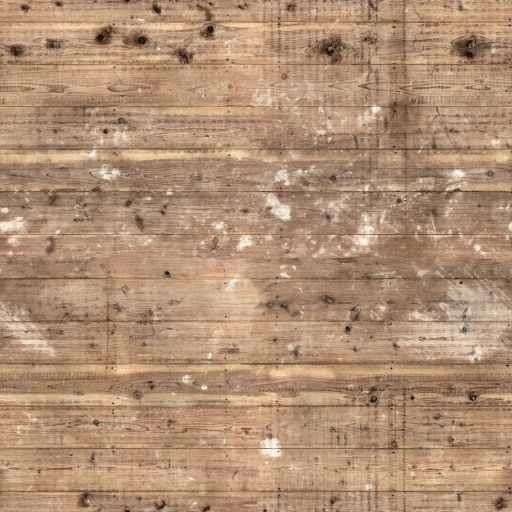
#> input picture kits/tex/floor_boards_raw_color.webp, 1024 x 1024 px (shown at 1/2 size)
$ python -i texlib.py   (imports and definitions only)
#> lines starting #> are read from the running program, lines starting #| are printed output that depends on the picture
#> further down, picture is the input picture: shape (1024, 1024, 3); mean B, G, R 116.3, 143.7, 176.8
"""Helpers for baking tileable material maps (all arrays float32, images wrap in both directions)."""
import numpy as np, cv2, os
from scipy import ndimage as ndi
from PIL import Image

S = 1024

def _to_f(im):
    a = np.asarray(im).astype(np.float32)
    return a / (65535.0 if a.max() > 255 else 255.0)

# [9 lines left out: function load, not called in this run]

def gray(a):
    return a if a.ndim == 2 else (a[..., 0] * 0.299 + a[..., 1] * 0.587 + a[..., 2] * 0.114)
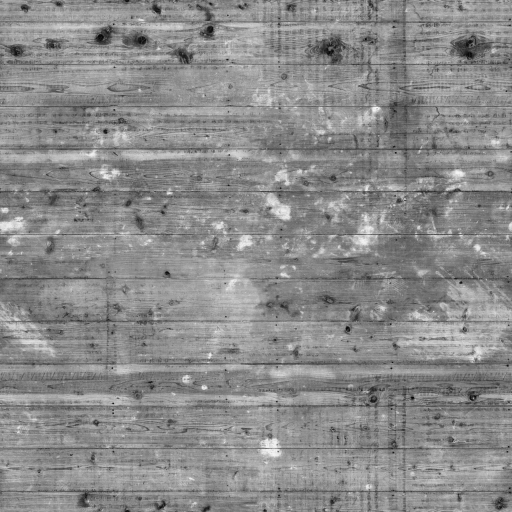
#> returned value: shape (1024, 1024) float64 (shown at 1/2 size); min 0.456, max 250.2, mean 139.3

def s2l(c): return np.where(c <= 0.04045, c / 12.92, ((c + 0.055) / 1.055) ** 2.4)
def l2s(c):
    c = np.clip(c, 0, None)
    return np.where(c <= 0.0031308, c * 12.92, 1.055 * np.power(c, 1 / 2.4) - 0.055)

def blur(a, sigma):
#> called with sigma = 90
    if a.ndim == 3: return np.stack([ndi.gaussian_filter(a[..., i], sigma, mode='wrap') for i in range(a.shape[2])], -1)
    return ndi.gaussian_filter(a, sigma, mode='wrap')
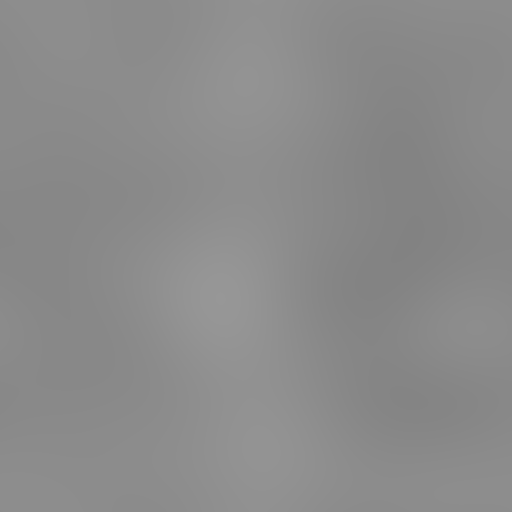
#> returned value: shape (1024, 1024) float64 (shown at 1/2 size); min 130.8, max 151.1, mean 139.3

def norm01(a, lo=0.5, hi=99.5):
    p0, p1 = np.percentile(a, [lo, hi])
    return np.clip((a - p0) / max(p1 - p0, 1e-6), 0, 1)

def grad(h):
    """Central differences with wrap. Returns (dh/du, dh/dv) with v pointing down the image, per pixel."""
    return (np.roll(h, -1, 1) - np.roll(h, 1, 1)) * 0.5, (np.roll(h, -1, 0) - np.roll(h, 1, 0)) * 0.5

# [41 lines left out: functions normal_from_height, decode_normal, height_from_normal, to_engine_normal, ao_from_height, not called in this run]

def flatten(rgb, sigma=90, amount=0.7):
    """Remove part of the low-frequency brightness drift so a tile repeats less obviously."""
    l = gray(rgb); low = blur(l, sigma)
    k = (low.mean() / np.maximum(low, 1e-3)) ** amount
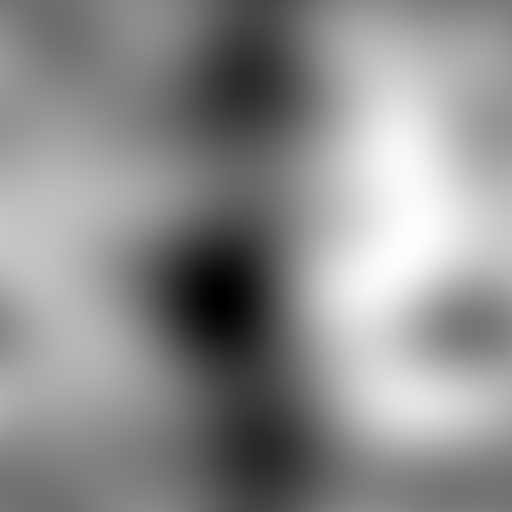
#> k: shape (1024, 1024) float64 (shown at 1/2 size); min 0.945, max 1.04, mean 1; drawn with min black and max white
    return np.clip(rgb * k[..., None], 0, 1)
#> returned value: shape (1024, 1024, 3) float64

# [13 lines left out: functions grade, match_mean, not called in this run]

def tile2(a, shift=0.5):
    """Stack an image wider than tall (W x W/2) into a square by repeating it with a horizontal offset."""
    return np.concatenate([a, np.roll(a, int(a.shape[1] * shift), 1)], 0)

# ---------- periodic procedural building blocks ----------
def rng(seed): return np.random.default_rng(seed)

# [40 lines left out: functions pnoise, voronoi, sample_offset, not called in this run]

def smooth(e0, e1, x):
    t = np.clip((x - e0) / (e1 - e0), 0, 1)
    return t * t * (3 - 2 * t)

# ---------- output ----------
def pack_nar(n, ao, rough):
    return np.clip(np.stack([n[..., 0] * 0.5 + 0.5, n[..., 1] * 0.5 + 0.5, ao, rough], -1), 0, 1)

# [16 lines left out: functions save_master, lit_preview, not called in this run]

>>> import cv2
>>> picture = cv2.imread('../../kits/tex/floor_boards_raw_color.webp')
>>> result = flatten(picture)

$ run again, on kits/tex/floor_boards_dark_normal.webp
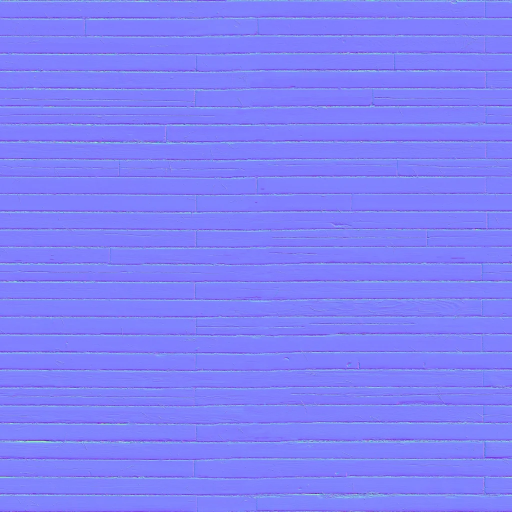
#> input picture kits/tex/floor_boards_dark_normal.webp, 1024 x 1024 px (shown at 1/2 size)
#> picture is the input picture: shape (1024, 1024, 3); mean B, G, R 249.6, 128.9, 128.1
#> in gray, `return a if a.ndim == 2 else (a[..., 0] * 0.299 + a[..., 1] * 0.587 + ..`:
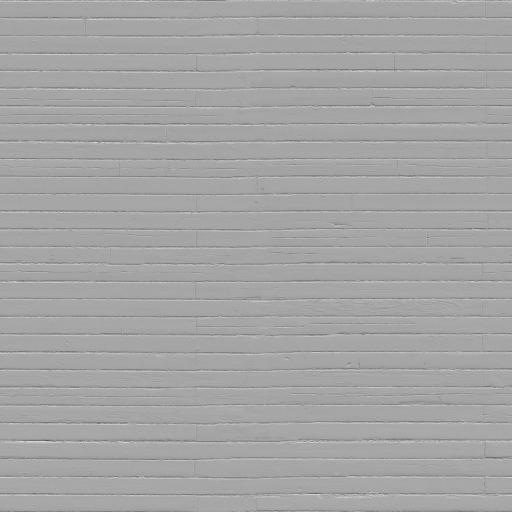
#> returned value: shape (1024, 1024) float64 (shown at 1/2 size); min 73.65, max 226.1, mean 164.9
#> in flatten, `k = (low.mean() / np.maximum(low, 1e-3)) ** amount`:
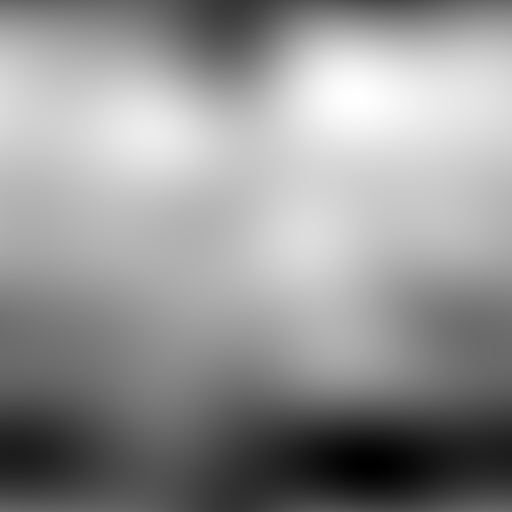
#> k: shape (1024, 1024) float64 (shown at 1/2 size); min 0.997, max 1, mean 1; drawn with min black and max white

$ run again, on kits/tex/floor_boards_dark_orm.webp
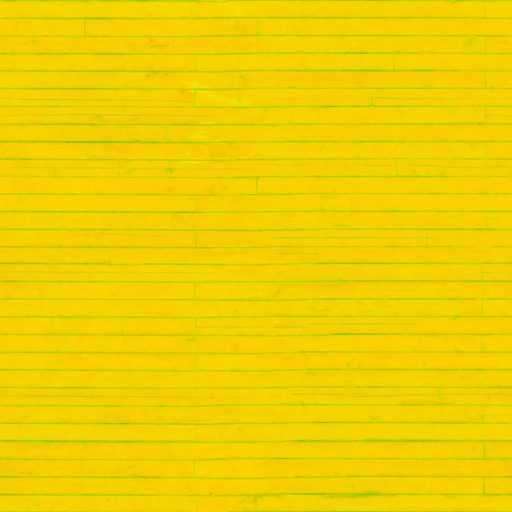
#> input picture kits/tex/floor_boards_dark_orm.webp, 1024 x 1024 px (shown at 1/2 size)
#> picture is the input picture: shape (1024, 1024, 3); mean B, G, R 1.6, 207.8, 239
#> in flatten, `k = (low.mean() / np.maximum(low, 1e-3)) ** amount`:
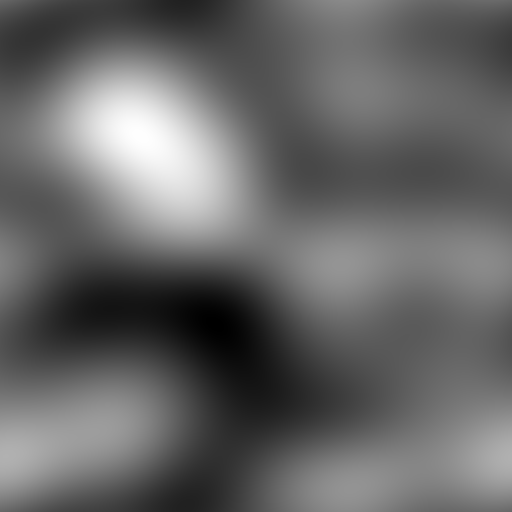
#> k: shape (1024, 1024) float64 (shown at 1/2 size); min 0.998, max 1, mean 1; drawn with min black and max white
#> in flatten, `return np.clip(rgb * k[..., None], 0, 1)`:
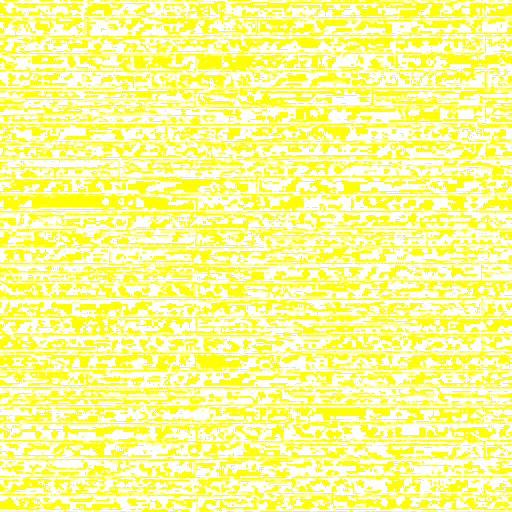
#> returned value: shape (1024, 1024, 3) float64 (shown at 1/2 size); mean of channels 0, 1, 2 0.551, 1, 1; drawn as B, G, R

$ run again, on kits/tex/roof_tiles_old_normal.webp
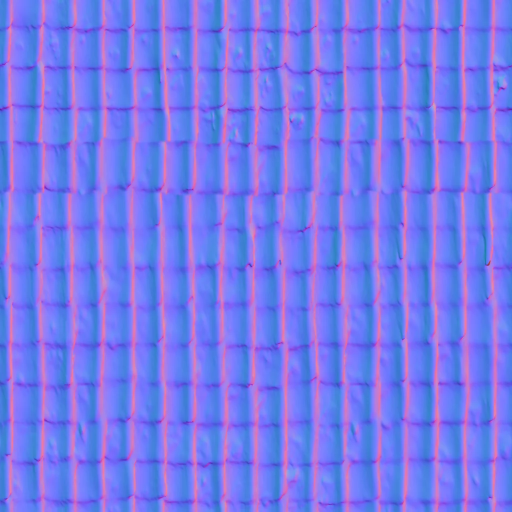
#> input picture kits/tex/roof_tiles_old_normal.webp, 1024 x 1024 px (shown at 1/2 size)
#> picture is the input picture: shape (1024, 1024, 3); mean B, G, R 235.6, 121.6, 119
#> in gray, `return a if a.ndim == 2 else (a[..., 0] * 0.299 + a[..., 1] * 0.587 + ..`:
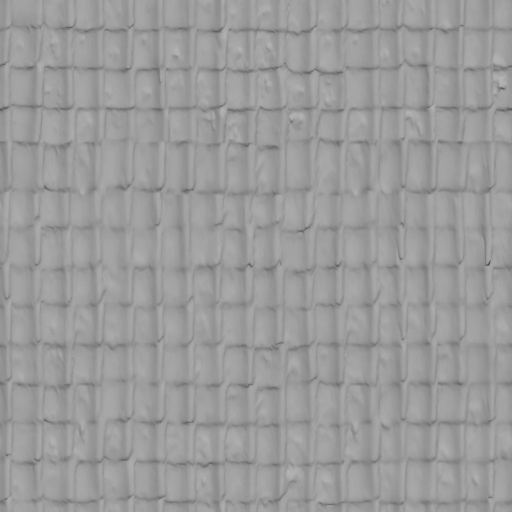
#> returned value: shape (1024, 1024) float64 (shown at 1/2 size); min 63.24, max 182.3, mean 155.4
#> in flatten, `k = (low.mean() / np.maximum(low, 1e-3)) ** amount`:
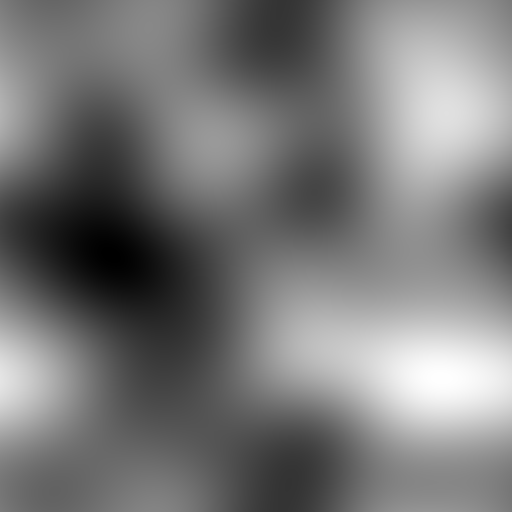
#> k: shape (1024, 1024) float64 (shown at 1/2 size); min 0.995, max 1.01, mean 1; drawn with min black and max white
